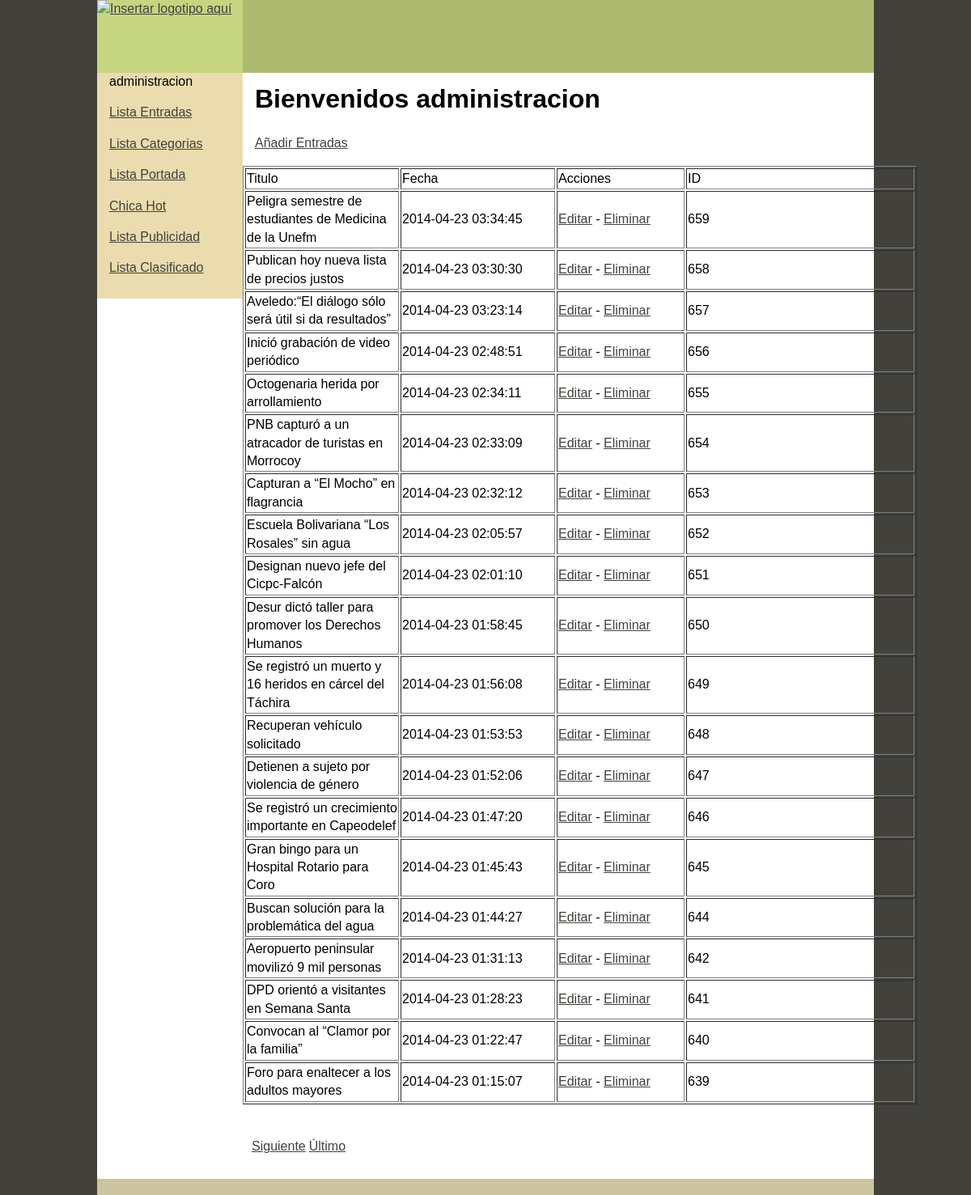
Screenshot of /admin/Entradas_Lista.php with the database file from the repository.
### tables this page shows
CREATE TABLE IF NOT EXISTS `entradas` (
  `idEntradas` int(10) unsigned NOT NULL AUTO_INCREMENT,
  `strTitulo` varchar(200) NOT NULL,
  `strSubtitulo` varchar(200) DEFAULT NULL,
  `strLeyenda` text,
  `strPosicion` varchar(4) NOT NULL,
  `strContenido` text NOT NULL,
  `strImagen` text,
  `fecha` timestamp NOT NULL DEFAULT CURRENT_TIMESTAMP ON UPDATE CURRENT_TIMESTAMP,
  `idCategoria` int(10) unsigned NOT NULL,
  `strSeo` varchar(100) NOT NULL,
  `strCategorias` varchar(20) NOT NULL,
  PRIMARY KEY (`idEntradas`),
  UNIQUE KEY `idEntradas` (`idEntradas`),
  KEY `idCategoria` (`idCategoria`)
);

### admin/Entradas_Lista.php (the view, shortened to what this page needs)
<?php require_once('../Connections/mysql_noticias.php'); ?>
<?php
$currentPage = $_SERVER["PHP_SELF"];
$maxRows_Recordset1 = 20;
$pageNum_Recordset1 = 0;
$startRow_Recordset1 = $pageNum_Recordset1 * $maxRows_Recordset1;
$query_Recordset1 = "SELECT * FROM entradas ORDER BY entradas.fecha DESC";
$query_limit_Recordset1 = sprintf("%s LIMIT %d, %d", $query_Recordset1, $startRow_Recordset1, $maxRows_Recordset1);
$Recordset1 = mysql_query($query_limit_Recordset1, $mysql_noticias) or die(mysql_error());
$row_Recordset1 = mysql_fetch_assoc($Recordset1);
if (isset($_GET['totalRows_Recordset1'])) {
  $totalRows_Recordset1 = $_GET['totalRows_Recordset1'];
} else {
  $all_Recordset1 = mysql_query($query_Recordset1);
  $totalRows_Recordset1 = mysql_num_rows($all_Recordset1);
}
$totalPages_Recordset1 = ceil($totalRows_Recordset1/$maxRows_Recordset1)-1;
$queryString_Recordset1 = "";
$queryString_Recordset1 = sprintf("&totalRows_Recordset1=%d%s", $totalRows_Recordset1, $queryString_Recordset1);
?>
<!doctype html>
<html>
<head>
</head>
<body>
<div class="container">
  <div class="header"><a href="#"><img src="" alt="Insertar logotipo aquí" name="Insert_logo" width="180" height="90" id="Insert_logo" style="background-color: #C6D580; display:block;" /></a>
    </div>
  <div class="sidebar1"> <?php include("../includes/cabeceraadmin.php"); ?> </div>
  <div class="content">
    <h1>Bienvenidos administracion</h1>
    <p><a href="Entradas_add.php">Añadir Entradas</a></p>
    <table width="833" border="1">
      <tr>
        <td width="186">Titulo</td>
        <td width="187">Fecha</td>
        <td width="154">Acciones</td>
        <td width="278">ID</td>
      </tr>
      <?php do { ?>
  <tr>
    <td><?php echo $row_Recordset1['strTitulo']; ?></td>
    <td><?php echo $row_Recordset1['fecha']; ?></td>
    <td><a href="Entradas_Edicion.php?recordID=<?php echo $row_Recordset1['idEntradas']; ?>">Editar</a> - <a href="Entratas_eliminar.php?recordID=<?php echo $row_Recordset1['idEntradas']; ?>">Eliminar</a></td>
    <td><?php echo $row_Recordset1['idEntradas']; ?></td>
  </tr>
  <?php } while ($row_Recordset1 = mysql_fetch_assoc($Recordset1)); ?>
    </table>
    <p>&nbsp;
    <table border="0">
      <tr>
        <td><?php if ($pageNum_Recordset1 > 0) {  ?>
            <?php }  ?></td>
        <td><?php if ($pageNum_Recordset1 > 0) {  ?>
            <?php }  ?></td>
        <td><?php if ($pageNum_Recordset1 < $totalPages_Recordset1) {  ?>
            <a href="<?php printf("%s?pageNum_Recordset1=%d%s", $currentPage, min($totalPages_Recordset1, $pageNum_Recordset1 + 1), $queryString_Recordset1); ?>">Siguiente</a>
            <?php }  ?></td>
        <td><?php if ($pageNum_Recordset1 < $totalPages_Recordset1) {  ?>
            <a href="<?php printf("%s?pageNum_Recordset1=%d%s", $currentPage, $totalPages_Recordset1, $queryString_Recordset1); ?>">&Uacute;ltimo</a>
            <?php }  ?></td>
      </tr>
    </table>
    </p>
  </div>
  <div class="footer">
  </div>
  </div>
</body>
</html>

### includes/cabeceraadmin.php
<p>administracion
</p>
<p><a href="../admin/Entradas_Lista.php">Lista Entradas</a></p>
<p><a href="../admin/lista_categorias.php">Lista Categorias</a></p>
<p><a href="../admin/Portadas_Lista.php">Lista Portada</a></p>
<p><a href="../admin/Chica_hot_Lista.php">Chica Hot</a></p>
<p><a href="../admin/publicidad_Lista.php">Lista Publicidad</a></p>
<p><a href="..">Lista Clasificado</a></p>

### admin/Entradas_Lista.php (style rules this page uses)
h1, h2, h3, h4, h5, h6, p { margin-top: 0; padding-right: 15px; padding-left: 15px; }
a img { border: none; }
a:link { color: #42413C; text-decoration: underline; }
.container { width: 960px; background-color: #FFF; margin: 0 auto; }
.header { background-color: #ADB96E; }
.sidebar1 { float: left; width: 180px; background-color: #EADCAE; padding-bottom: 10px; }
.content { padding: 10px 0; width: 780px; float: left; }
.footer { padding: 10px 0; background-color: #CCC49F; position: relative; clear: both; }

### rows the page displays
entradas: strTitulo "Peligra semestre de estudiantes de Medicina de la Unefm", fecha "2014-04-23 03:34:45", idEntradas "659"
entradas: strTitulo "Publican hoy nueva lista de precios justos", fecha "2014-04-23 03:30:30", idEntradas "658"
entradas: strTitulo "Aveledo:“El diálogo sólo será útil si da resultados”", fecha "2014-04-23 03:23:14", idEntradas "657"
entradas: strTitulo "Inició grabación de video periódico", fecha "2014-04-23 02:48:51", idEntradas "656"
entradas: strTitulo "Octogenaria herida por arrollamiento", fecha "2014-04-23 02:34:11", idEntradas "655"
entradas: strTitulo "PNB capturó a un atracador de turistas en Morrocoy", fecha "2014-04-23 02:33:09", idEntradas "654"
entradas: strTitulo "Capturan a “El Mocho” en flagrancia", fecha "2014-04-23 02:32:12", idEntradas "653"
entradas: strTitulo "Escuela Bolivariana “Los Rosales” sin agua", fecha "2014-04-23 02:05:57", idEntradas "652"
entradas: strTitulo "Designan nuevo jefe del Cicpc-Falcón", fecha "2014-04-23 02:01:10", idEntradas "651"
entradas: strTitulo "Desur dictó taller para promover los Derechos Humanos", fecha "2014-04-23 01:58:45", idEntradas "650"
entradas: strTitulo "Se registró un muerto y 16 heridos en cárcel del Táchira", fecha "2014-04-23 01:56:08", idEntradas "649"
entradas: strTitulo "Recuperan vehículo solicitado", fecha "2014-04-23 01:53:53", idEntradas "648"
entradas: strTitulo "Detienen a sujeto por violencia de género", fecha "2014-04-23 01:52:06", idEntradas "647"
entradas: strTitulo "Se registró un crecimiento importante en Capeodelef", fecha "2014-04-23 01:47:20", idEntradas "646"
entradas: strTitulo "Gran bingo para un Hospital Rotario para Coro", fecha "2014-04-23 01:45:43", idEntradas "645"
entradas: strTitulo "Buscan solución para la problemática del agua", fecha "2014-04-23 01:44:27", idEntradas "644"
entradas: strTitulo "Aeropuerto peninsular movilizó 9 mil personas", fecha "2014-04-23 01:31:13", idEntradas "642"
entradas: strTitulo "DPD orientó a visitantes en Semana Santa", fecha "2014-04-23 01:28:23", idEntradas "641"
entradas: strTitulo "Convocan al “Clamor por la familia”", fecha "2014-04-23 01:22:47", idEntradas "640"
entradas: strTitulo "Foro para enaltecer a los adultos mayores", fecha "2014-04-23 01:15:07", idEntradas "639"
